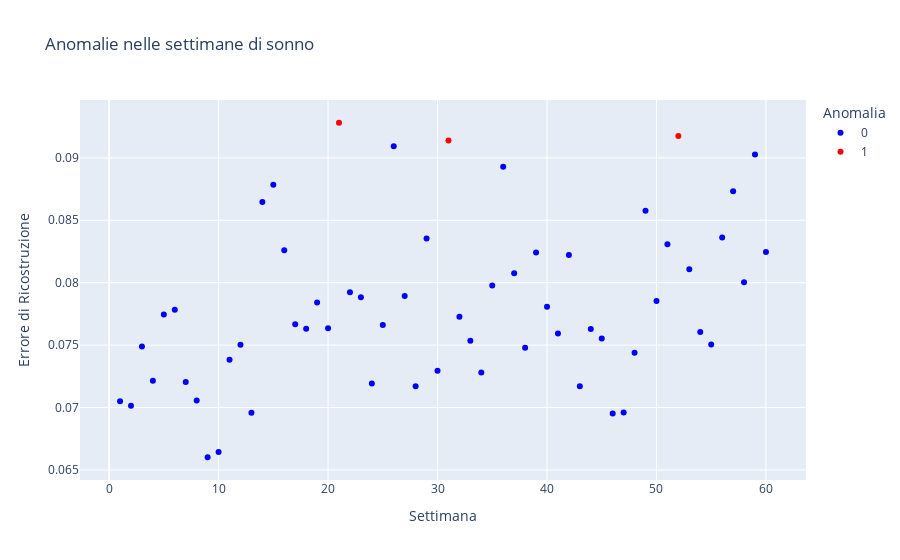

This figure's notebook cell:
### Code cell
# DataFrame per la visualizzazione
df_plot = pd.DataFrame({
    'Settimana': np.arange(1, len(reconstruction_errors) + 1),  # 60 settimane
    'Errore': reconstruction_errors,
    'Anomalia': labels
})

# Assicurati che la colonna 'Anomalia' sia di tipo categorico per un mapping discreto
df_plot['Anomalia'] = df_plot['Anomalia'].astype('category')

# Creazione del grafico con colori rosso e blu per le anomalie
fig = px.scatter(df_plot, x='Settimana', y='Errore', color='Anomalia',
                 color_discrete_map={0: 'blue', 1: 'red'},  # Associa il blu per 0 (normale) e rosso per 1 (anomalia)
                 title="Anomalie nelle settimane di sonno",
                 labels={'Errore': 'Errore di Ricostruzione', 'Settimana': 'Settimana'})

fig.show()

### Figure 1 — Plotly figure (JSON) as saved in the notebook; plotly's stock layout.template omitted (floating-point values rounded to 4 significant figures)
{"data": [{"hovertemplate": "Anomalia=0<br>Settimana=%{x}<br>Errore di Ricostruzione=%{y}<extra></extra>", "legendgroup": "0", "marker": {"color": "blue", "symbol": "circle"}, "mode": "markers", "name": "0", "orientation": "v", "showlegend": true, "type": "scatter", "x": [1, 2, 3, 4, 5, 6, 7, 8, 9, 10, 11, 12, 13, 14, 15, 16, 17, 18, 19, 20, 22, 23, 24, 25, 26, 27, 28, 29, 30, 32, 33, 34, 35, 36, 37, 38, 39, 40, 41, 42, 43, 44, 45, 46, 47, 48, 49, 50, 51, 53, 54, 55, 56, 57, 58, 59, 60], "xaxis": "x", "y": [0.07049, 0.07014, 0.07488, 0.07214, 0.07746, 0.07782, 0.07205, 0.07056, 0.06601, 0.06643, 0.07383, 0.07502, 0.06957, 0.08647, 0.08784, 0.08259, 0.07666, 0.07631, 0.07842, 0.07635, 0.07923, 0.07883, 0.07192, 0.07661, 0.09093, 0.07893, 0.0717, 0.08353, 0.07295, 0.07727, 0.07534, 0.07281, 0.07977, 0.08928, 0.08076, 0.07478, 0.08241, 0.07808, 0.07594, 0.08222, 0.0717, 0.07629, 0.07552, 0.06953, 0.06961, 0.07439, 0.08577, 0.07854, 0.08308, 0.08107, 0.07605, 0.07505, 0.08361, 0.08733, 0.08004, 0.09026, 0.08246], "yaxis": "y"}, {"hovertemplate": "Anomalia=1<br>Settimana=%{x}<br>Errore di Ricostruzione=%{y}<extra></extra>", "legendgroup": "1", "marker": {"color": "red", "symbol": "circle"}, "mode": "markers", "name": "1", "orientation": "v", "showlegend": true, "type": "scatter", "x": [21, 31, 52], "xaxis": "x", "y": [0.09281, 0.09139, 0.09175], "yaxis": "y"}], "layout": {"legend": {"title": {"text": "Anomalia"}, "tracegroupgap": 0}, "title": {"text": "Anomalie nelle settimane di sonno"}, "xaxis": {"anchor": "y", "domain": [0, 1], "title": {"text": "Settimana"}}, "yaxis": {"anchor": "x", "domain": [0, 1], "title": {"text": "Errore di Ricostruzione"}}}}
